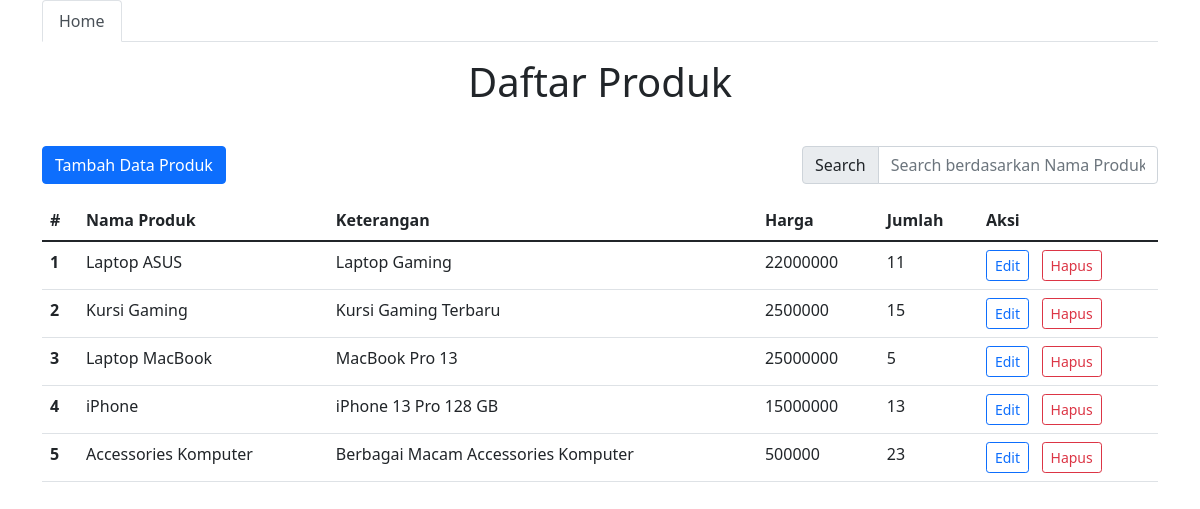
The page / on the database its author committed.
### tables this page shows
CREATE TABLE `produk` (
  `id_produk` int(11) NOT NULL,
  `nama_produk` varchar(100) NOT NULL,
  `keterangan` varchar(100) NOT NULL,
  `harga` int(11) NOT NULL,
  `jumlah` int(11) NOT NULL
);

### functions.php (called while the page is built, shortened)
<?php
function query($query){
    global $conn;
    $result = mysqli_query($conn, $query);
    $rows = [];
    while ( $row = mysqli_fetch_assoc($result)) {
        $rows[] = $row;
    }
    return $rows;
}

### index.php (the view, shortened to what this page needs)
<?php
include 'koneksi.php';
include 'functions.php';
?>
<!DOCTYPE html>
<html lang="en">
<head>
<link rel="stylesheet" href="https://cdn.jsdelivr.net/npm/bootstrap@5.1.3/dist/css/bootstrap.min.css">
</head>
<body>
    <div class="container">
        <ul class="nav nav-tabs">
            <li class="nav-item">
                <a class="nav-link active" aria-current="page" href="index.php">Home</a>
            </li>
        </ul>
        <h1 class="text-center py-3">Daftar Produk</h1>
        <div class="row justify-content-between py-3">
            <div class="col-4">
            <label><a href="tambah.php" class="btn btn-primary">Tambah Data Produk </a></label>
            </div>
            <div class="col-4">
            <div class="input-group flex-nowrap">
                <span class="input-group-text">Search</span>
                <input type="text" id="search" class="form-control" placeholder="Search berdasarkan Nama Produk">
            </div>
            </div>
        </div>
        <table class="table table-hover">
        <thead>
            <tr>
            <th scope="col">#</th>
            <th scope="col">Nama Produk</th>
            <th scope="col">Keterangan</th>
            <th scope="col">Harga</th>
            <th scope="col">Jumlah</th>
            <th scope="col">Aksi</th>
            </tr>
        </thead>
        <tbody>
            <?php
            $i = 1;
            $sql = query("SELECT * FROM produk");
            foreach ($sql as $produk ) :
            ?>
            <tr>
            <th scope="row"><?=$i?></th>
            <td><?=$produk['nama_produk']?></td>
            <td><?=$produk['keterangan']?></td>
            <td><?=$produk['harga']?></td>
            <td><?=$produk['jumlah']?></td>
            <td>
                <a href="edit.php?id=<?=$produk['id_produk'];?>" class="btn btn-outline-primary btn-sm">Edit</a>  &nbsp;
                <a href="hapus.php?id=<?=$produk['id_produk'];?>" class="btn btn-outline-danger btn-sm" onclick="return confirm('Yakin menghapus data ?');">Hapus</a>
            </td>
            </tr>
            <?php
            $i++;
            endforeach;
            ?>
        </tbody>
        </table>
    </div>
</body>
</html>

### rows shown on the page
produk: nama_produk "Laptop ASUS", keterangan "Laptop Gaming", harga "22000000", jumlah "11"
produk: nama_produk "Kursi Gaming", keterangan "Kursi Gaming Terbaru", harga "2500000", jumlah "15"
produk: nama_produk "Laptop MacBook", keterangan "MacBook Pro 13", harga "25000000", jumlah "5"
produk: nama_produk "iPhone", keterangan "iPhone 13 Pro 128 GB", harga "15000000", jumlah "13"
produk: nama_produk "Accessories Komputer", keterangan "Berbagai Macam Accessories Komputer", harga "500000", jumlah "23"
